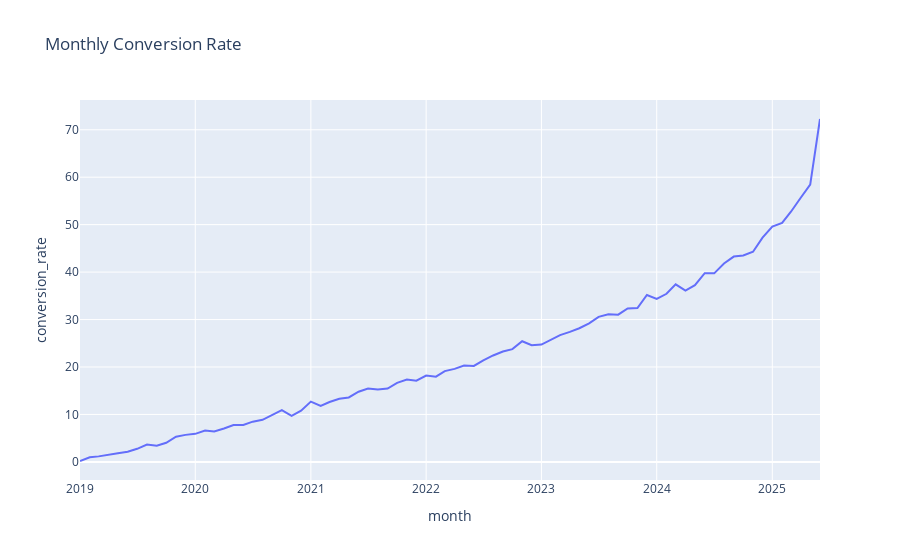

Notebook cell for this chart:
### Code cell
monthly_stats = dat.groupby('month').agg(
    total_sessions=('session_id', 'count'),
    purchases=('purchase_order', lambda x: x.notna().sum())
).reset_index()
monthly_stats['conversion_rate'] = (monthly_stats['purchases'] / monthly_stats['total_sessions']) * 100


fig_monthly = px.line(monthly_stats, x='month', y='conversion_rate', 
                     title='Monthly Conversion Rate')
fig_monthly.show();
